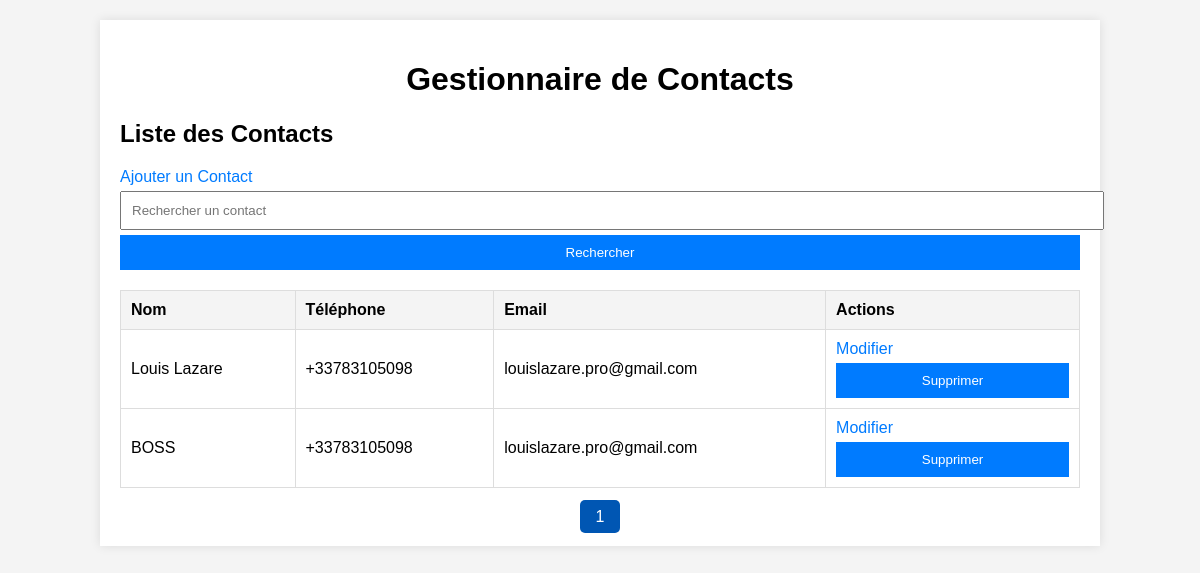
Before: /page/1 with the older database file.
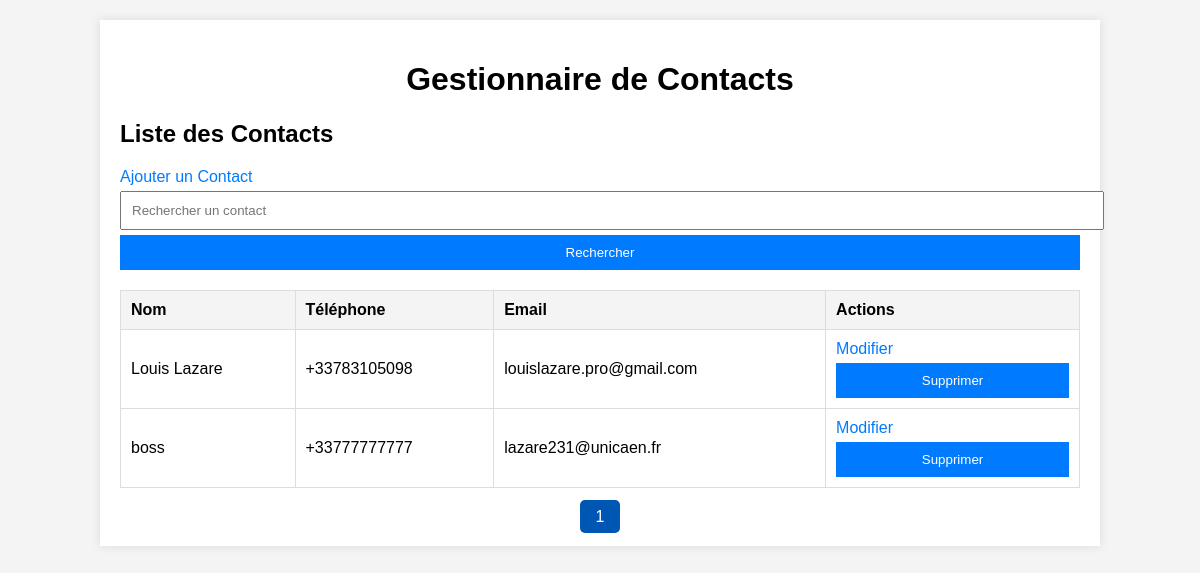
After: the same page with the newer database file.
### tables this page shows
CREATE TABLE contacts (
    id INTEGER PRIMARY KEY AUTOINCREMENT,
    name TEXT NOT NULL,
    phone TEXT,
    email TEXT
);

### app.py (the view)
@app.route('/page/<int:page_num>')
def paginate(page_num):
    limit = 10  # Number of contacts per page
    offset = (page_num - 1) * limit
    with get_db_connection() as conn:
        contacts = conn.execute("SELECT * FROM contacts LIMIT ? OFFSET ?", (limit, offset)).fetchall()
        total_contacts = conn.execute("SELECT COUNT(*) FROM contacts").fetchone()[0]
    total_pages = (total_contacts + limit - 1) // limit
    return render_template('index.html', contacts=contacts, total_pages=total_pages, current_page=page_num)

### app.py (called while the page is built)
@contextmanager
def get_db_connection():
    conn = sqlite3.connect(DATABASE, timeout=10)
    conn.row_factory = sqlite3.Row
    try:
        yield conn
    finally:
        conn.close()

### templates/index.html
{% extends "layout.html" %}
{% block content %}
<h2>Liste des Contacts</h2>
<a href="{{ url_for('add_contact') }}">Ajouter un Contact</a>
<form action="{{ url_for('search') }}" method="get">
    <input type="text" name="query" placeholder="Rechercher un contact">
    <button type="submit">Rechercher</button>
</form>
{% if contacts %}
    <table>
        <tr>
            <th>Nom</th>
            <th>Téléphone</th>
            <th>Email</th>
            <th>Actions</th>
        </tr>
        {% for contact in contacts %}
        <tr>
            <td>{{ contact.name }}</td>
            <td>{{ contact.phone }}</td>
            <td>{{ contact.email }}</td>
            <td>
                <a href="{{ url_for('edit_contact', id=contact.id) }}">Modifier</a>
                <form action="{{ url_for('delete_contact', id=contact.id) }}" method="post" style="display:inline;" onsubmit="return confirm('Êtes-vous sûr de vouloir supprimer ce contact ?');">
                    <button type="submit">Supprimer</button>
                </form>
            </td>
        </tr>
        {% endfor %}
    </table>
    <div class="pagination">
        {% for page_num in range(1, total_pages + 1) %}
            <a href="{{ url_for('paginate', page_num=page_num) }}" class="{% if current_page == page_num %}active{% endif %}">{{ page_num }}</a>
        {% endfor %}
    </div>
{% else %}
    <p>Aucun contact trouvé.</p>
{% endif %}
{% endblock %}

### templates/layout.html (shortened to what this page needs)
<!DOCTYPE html>
<html lang="en">
<head>
    <link rel="stylesheet" href="{{ url_for('static', filename='styles.css') }}">
</head>
<body>
    <div class="container">
        <h1>Gestionnaire de Contacts</h1>
        {% block content %}{% endblock %}
    </div>
</body>
</html>

### static/styles.css (style rules this page uses)
body { font-family: Arial, sans-serif; background-color: #f4f4f4; margin: 0; padding: 0; }
.container { width: 80%; margin: 0 auto; padding: 20px; background-color: #fff; box-shadow: 0 0 10px rgba(0, 0, 0, 0.1); margin-top: 20px; }
h1 { text-align: center; }
h2 { margin-top: 0; }
form { margin-bottom: 20px; }
input, select, button { width: 100%; padding: 10px; margin-top: 5px; }
button { background-color: #007BFF; color: #fff; border: none; cursor: pointer; }
table { width: 100%; border-collapse: collapse; }
table, th, td { border: 1px solid #ddd; }
th, td { padding: 10px; text-align: left; }
th { background-color: #f4f4f4; }
a { color: #007BFF; text-decoration: none; }
.pagination { text-align: center; margin-top: 20px; }
.pagination a { margin: 0 5px; padding: 8px 16px; text-decoration: none; background-color: #007BFF; color: white; border-radius: 5px; }
.pagination a.active { background-color: #0056b3; }

Changed rows visible on the page:
removed contacts: name "BOSS", phone "+33783105098", email "louislazare.pro@gmail.com"
added contacts: name "boss", phone "+33777777777", email "lazare231@unicaen.fr"
